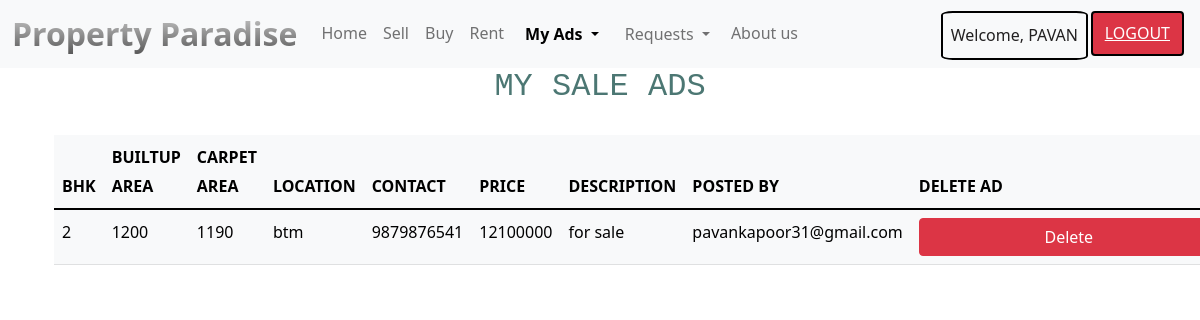
/MySaleAds.php (signed in), run on the app's committed database.
### tables this page shows
CREATE TABLE `user_details` (
  `fname` text NOT NULL,
  `lname` text NOT NULL,
  `username` varchar(50) NOT NULL,
  `usertype` varchar(10) NOT NULL
);

CREATE TABLE `sell` (
  `BHK` int(1) NOT NULL DEFAULT 1,
  `BUA` varchar(20) NOT NULL,
  `CA` varchar(20) NOT NULL,
  `LOC` varchar(100) NOT NULL,
  `NUMB` bigint(10) NOT NULL,
  `PRICE` bigint(13) NOT NULL,
  `P_DESC` varchar(150) NOT NULL,
  `username` varchar(50) NOT NULL,
  `id` int(11) NOT NULL
);

### MySaleAds.php (the view, shortened to what this page needs)
<!doctype html>
<html lang="en">
<head>
    <link href="https://cdn.jsdelivr.net/npm/bootstrap@5.1.3/dist/css/bootstrap.min.css" rel="stylesheet">
    <link rel="stylesheet" href="style.css">
</head>
<body>
    <?php include 'loggedHeader.php'; ?>
    <div class="container">
        <h2 class="heading-2 center mtop-10"> MY SALE ADS </h2>
        <center>
            <div class="container">
                <table class="table table-light">
                    <thead>
                        <tr>
                            <th scope="col">BHK</th>
                            <th scope="col">BUILTUP AREA</th>
                            <th scope="col">CARPET AREA</th>
                            <th scope="col">LOCATION</th>
                            <th scope="col">CONTACT</th>
                            <th scope="col">PRICE</th>
                            <th scope="col">DESCRIPTION</th>
                            <th scope="col">POSTED BY</th>
                            <th scope="col">DELETE AD</th>
                        </tr>
                        <br>
                    </thead>
                    <tbody>
                        <?php
                        $id = $_SESSION['username'];
                        $sql = "SELECT * FROM sell where username='$id'";
                        $result = $conn->query($sql);
                        if ($result->num_rows > 0) {
                            while ($row = $result->fetch_assoc()) {
                                echo "<tr>" . "<td>" . $row["BHK"] . "</td>" . "<td>" . $row["BUA"] . "</td>" . "<td> " . $row["CA"] . "</td>" . "<td>" . $row["LOC"] . "</td>" . "<td>" . $row["NUMB"] . "</td><td>" . $row["PRICE"] . "</td>" . "<td>" . $row["P_DESC"] .  "</td>" . "<td>" . $row["username"] . "</td>" . "<td>" . "<form action='deleteSaleAd.php' method='post'><input name='id' type='hidden' value='" . $row["id"] . "'> <button type='submit' class='btn btn-danger x3'>Delete</button></form>" . "</td>" .
                                    "</tr>";
                            }
                        } else {
                            echo " NO SALE ADS BY YOU";
                        }
                        ?>
                    </tbody>
                </table>
            </div>
        </center>
    </div>
</body>
</html>

### getusername.php
<?php
require 'connection.php';
$id= $_SESSION['username'];
$sql = "SELECT * FROM user_details WHERE username='$id'";
$result = $conn->query($sql);
while ($row = $result->fetch_assoc())
$fname=$row["fname"];
echo"$fname";
?>

### style.css (style rules this page uses)
* { margin: 0; padding: 0; line-height: 1.8; }
html, body { margin: 0; height: 100%; }
.center { text-align: center; }
.heading-2 { width: fit-content; margin: auto; margin-top: 1rem; color: rgb(76, 119, 115); font-family: monospace; }
.x3 { width: 300px; }
.center { width: fit-content; margin: auto; }

### data on the page
user_details: fname "PAVAN"
sell: BHK "2", BUA "1200", CA "1190", LOC "btm", NUMB "9879876541", PRICE "12100000", P_DESC "for sale", username "pavankapoor31@gmail.com"
